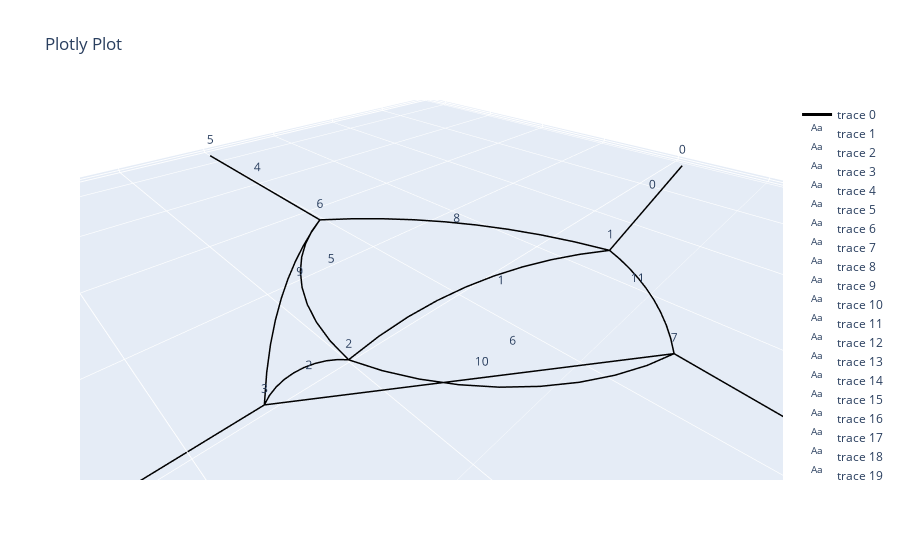

Notebook source saved alongside this figure:
### Markdown cell above
### Step 3: Define elements as a curves
An (optional) optimization algorithm finds the vertex locations minimizing abs(l1-l0). Next the (optimized) network is scaled down, and edges are defined as arcs.

available error functions in the optimization algorithms are:
- 'no optimization' : Network is scaled down directly, and no alogirthm is applied
- 'standard'        : a standard L2-norm quantifies the error
- 'sigmoid'         : a sigmoid function skews the L2-norm to penalize too short edges more (b>0) or too long edges more (b<0)

Preliminary results shows best results using a standard L2 error function

### Code cell
# net.initialize_shape_optimizer(function_type = 'no optimization',  method = 'L-BFGS-B', params = None)
# net.initialize_shape_optimizer(function_type = 'standard',  method = 'L-BFGS-B',options ={"maxiter": 10000, "maxfun": 1500000, "maxls": 5000})
net.initialize_shape_optimizer(function_type = 'standard',  method = 'Gauss-Seidel',options ={"maxiter": 1000, "damping": .1, "correction_scalar": 1.5, "tol": 1e-6})
# net.initialize_shape_optimizer(function_type = 'standard',  method = 'trust-constr')
# net.initialize_shape_optimizer(function_type = 'sigmoid',  method = 'L-BFGS-B', params = {'a': 4, 'b': -1})
net.optimize_vertices()
reference_point = [0,0,0]                         # The network will be scaler relative to this point
net.scale_vertices(reference_point, net.l_scalar, account_for_leafs = True) # If you don't provide a scalar, it will use network.l_scalar automatically

# #  You can plot the scaled network like this
# # net.net_plot(color=True, plot_type='scaled')

# # Determine the Radius and Angle of the circle that define the arc of each element
R, th = net.arc_param()
# # for the arc length (net.l1 * net.l_scalar) is used unless specified otherwise, for the cord length (net.l0) is used unless specified otherwise
xyz = net.arc_points(n = 10) 

net.net_plot(color=True, plot_type='arcs', elables=True, vlabels = True)
# net.net_plot(color=True, plot_type='optimized', elables=False, vlabels = False)

# np.min(R/net.l0), net.l_scalar, np.min(net.l0 - net.l1), np.max(net.l0 - net.l1)
net.vertices_optimized/10

### Figure 1 — Plotly figure (JSON) as saved in the notebook; plotly's stock layout.template omitted (floating-point values rounded to 4 significant figures; data arrays with more than 128 entries replaced by an {"elided": "..."} marker saying what was removed)
{"data": [{"line": {"color": "black", "width": 3}, "mode": "lines", "type": "scatter3d", "x": {"elided": "132 float values"}, "y": {"elided": "132 float values"}, "z": {"elided": "132 int values"}}, {"mode": "text", "text": ["0"], "type": "scatter3d", "x": [-51.55], "y": [6.334], "z": [0]}, {"mode": "text", "text": ["1"], "type": "scatter3d", "x": [-3.323], "y": [4.973], "z": [0]}, {"mode": "text", "text": ["2"], "type": "scatter3d", "x": [25.48], "y": [-0.3046], "z": [0]}, {"mode": "text", "text": ["3"], "type": "scatter3d", "x": [56.19], "y": [-0.4835], "z": [0]}, {"mode": "text", "text": ["4"], "type": "scatter3d", "x": [0.9327], "y": [-59.15], "z": [0]}, {"mode": "text", "text": ["5"], "type": "scatter3d", "x": [10.7], "y": [-17.07], "z": [0]}, {"mode": "text", "text": ["6"], "type": "scatter3d", "x": [5.579], "y": [13.87], "z": [0]}, {"mode": "text", "text": ["7"], "type": "scatter3d", "x": [-5.648], "y": [52.69], "z": [0]}, {"mode": "text", "text": ["8"], "type": "scatter3d", "x": [-12.74], "y": [-12.19], "z": [0]}, {"mode": "text", "text": ["9"], "type": "scatter3d", "x": [16.06], "y": [-17.47], "z": [0]}, {"mode": "text", "text": ["10"], "type": "scatter3d", "x": [10.94], "y": [13.47], "z": [0]}, {"mode": "text", "text": ["11"], "type": "scatter3d", "x": [-17.86], "y": [18.75], "z": [0]}, {"mode": "text", "text": ["0"], "type": "scatter3d", "x": [-76.34], "y": [2.818], "z": [0]}, {"mode": "text", "text": ["1"], "type": "scatter3d", "x": [-26.76], "y": [9.85], "z": [0]}, {"mode": "text", "text": ["2"], "type": "scatter3d", "x": [20.11], "y": [0.09505], "z": [0]}, {"mode": "text", "text": ["3"], "type": "scatter3d", "x": [30.84], "y": [-0.7043], "z": [0]}, {"mode": "text", "text": ["4"], "type": "scatter3d", "x": [81.53], "y": [-0.2628], "z": [0]}, {"mode": "text", "text": ["5"], "type": "scatter3d", "x": [0.5811], "y": [-84.07], "z": [0]}, {"mode": "text", "text": ["6"], "type": "scatter3d", "x": [1.284], "y": [-34.23], "z": [0]}, {"mode": "text", "text": ["7"], "type": "scatter3d", "x": [-8.955], "y": [27.64], "z": [0]}, {"mode": "text", "text": ["8"], "type": "scatter3d", "x": [-2.342], "y": [77.74], "z": [0]}], "layout": {"scene": {"aspectmode": "data"}, "title": {"text": "Plotly Plot"}}}
